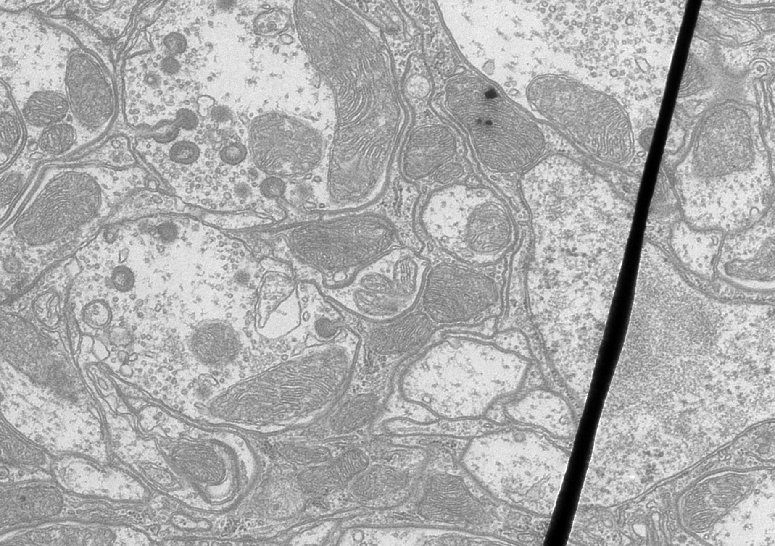
%> input picture assignment1_GrayTrans/2/data/TEM.png, 775 x 546 px; its folder holds 3 pictures in this run
$ octave myMainScript.m   (GNU Octave 9; MATLAB toolbox functions it lacks are replaced by stand-ins)
%> lines starting %> are read from the running program, lines starting %| are printed output that depends on the picture
### assignment1_GrayTrans/2/code/myLinearContrastStretching.m
function newim = myLinearContrastStretching(im)

digits(4);
newim = im;
for k = 1:size(newim,3)
	im1 = im2double(im(:,:,k));
	[m,n] = size(im1);
	maxP = max(im1(:));
	minP = min(im1(:));
	newim1 = zeros(m, n);
	newim1 = double(newim1);
	im1 = double(im1);
	p = 0.7;
	s1 = 0.1;
	s2 = 10;
	x1 = minP + ((1-p)/2)*(maxP - minP);
	x2 = x1 + p*(maxP - minP);
	y1 = s1*(x1 - minP);
	y2 = s2*(x2 - x1) + y1;
	for i = 1:size(newim1,1)
	    for j = 1:size(newim1,2)
	        pixel = im1(i, j);
	        if(pixel <= x1)
	            newim1(i, j) = (pixel - minP)*s1;
	        elseif(pixel <= x2)
	            newim1(i, j) = (pixel - x1)*s2 + y1;
	        else
	            newim1(i, j) = (pixel - x2)*s1 + y2;
	        end
	    end
	end
	newmax = max(newim1(:));
	newim1 = newim1*255/newmax;
	newim(:,:,k) = newim1;
end

### assignment1_GrayTrans/2/code/printImage.m
function printImage(im)
if(size(im,3)>1)
	size(im)
	imshow(im);
    colormap(jet(200));
else
	imshow(mat2gray(im));
    colormap(gray(200));
end
axis tight;
axis on;
colorbar;
waitforbuttonpress;
end

### assignment1_GrayTrans/2/code/myCDF.m
function mycdf = myCDF(im)

digits(4);
mycdf = zeros(size(im, 3), 256);
edges = 0:256;
for k = 1:size(im,3)

      mypdf = histcounts(im(:,:,k),edges);
      mycdf(k, :) = cumsum(mypdf);
      mycdf(k, :) = mycdf(k, :)*255/max(mycdf(k, :));
      mycdf(k, :) = round(mycdf(k, :));

end

end

### assignment1_GrayTrans/2/code/myHE.m
function newim = myHE(im)

disp('Started HE')

digits(4);
newim = im;
cdf = myCDF(im);
for k = 1:size(im,3)
    newim(:,:,k) = arrayfun(@(x) cdf(k, x + 1), im(:,:,k));
end

disp('Ended HE')

end

### assignment1_GrayTrans/2/code/myMainScript.m
%% MyMainScript

tic;
%% Your code here

tic;
clc;
clear;

a = dir('../data/');
for fname = 3:5
    im = imread(strcat('../data/', a(fname).name));
%> im is the input picture: size 546x775 uint8; min 0, max 255, mean 173
	printImage(im)
	printImage(myLinearContrastStretching(im));
%> the loop in myLinearContrastStretching, `for k = 1:size(newim,3)` made 1 pass
%> (maxP, minP, x1, x2, y1, y2, newmax) on pass 1: (1, 0, 0.15, 0.85, 0.015, 7.01, 7.03)
%> pass 1, in myLinearContrastStretching, `newim1 = newim1*255/newmax;`:
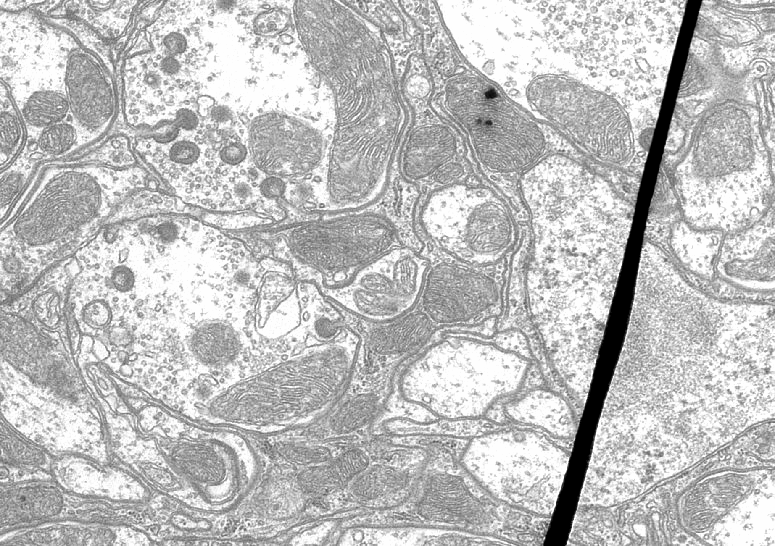
%> newim1: size 546x775 double; min 0, max 255, mean 191.6
end
%> pass 2 of the loop `for fname = 3:5`:
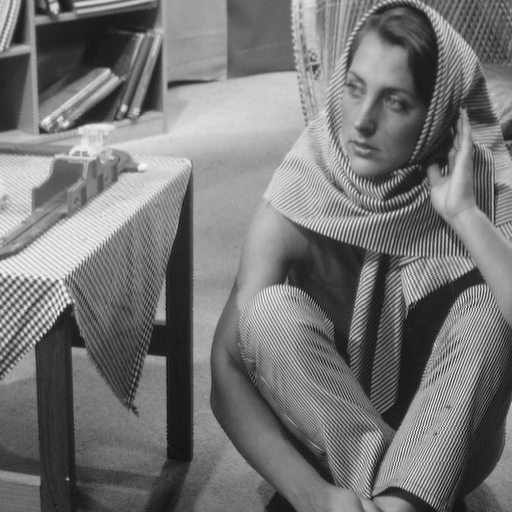
%> input picture assignment1_GrayTrans/2/data/barbara.png, 512 x 512 px
%> im is the input picture: size 512x512 uint8; min 12, max 246, mean 117.4
%> the loop in myLinearContrastStretching (call 2), `for k = 1:size(newim,3)` made 1 pass
%> (maxP, minP, x1, x2, y1, y2, newmax) on pass 1: (0.965, 0.0471, 0.185, 0.827, 0.0138, 6.44, 6.45)
%> pass 1, in myLinearContrastStretching (call 2), `newim1 = newim1*255/newmax;`:
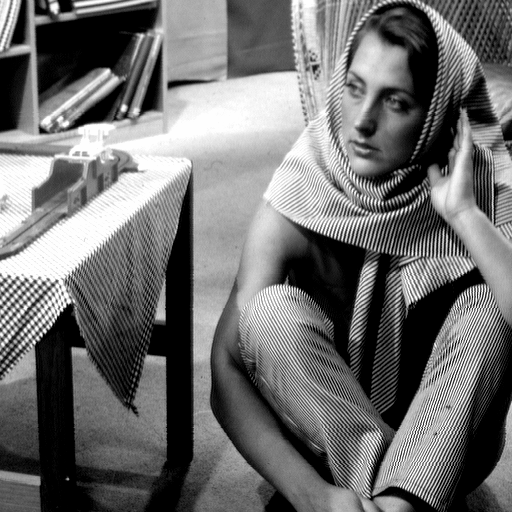
%> newim1: size 512x512 double; min 0, max 255, mean 111.4
%> pass 3 of the loop `for fname = 3:5`:
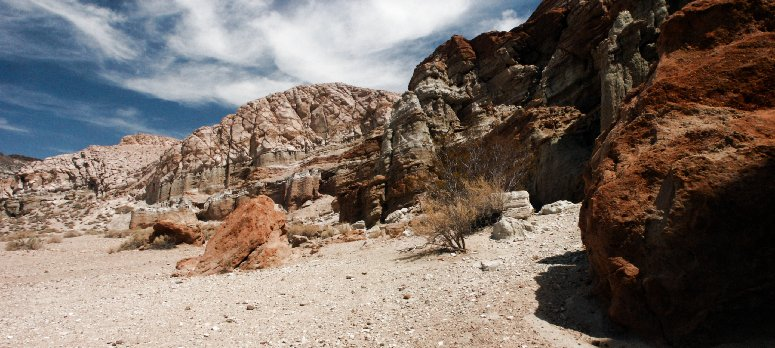
%> input picture assignment1_GrayTrans/2/data/canyon.png, 775 x 348 px
%> im is the input picture: size 348x775x3 uint8; mean R, G, B 121.8, 109.4, 101.3
%> the loop in myLinearContrastStretching (call 3), `for k = 1:size(newim,3)` made 3 passes
%> (maxP, x1, x2, y1, y2, newmax) on passes 1 to 3: (1, 0.15, 0.85, 0.015, 7.01, 7.03), (0.992, 0.149, 0.843, 0.0149, 6.96, 6.97), (0.988, 0.148, 0.84, 0.0148, 6.93, 6.95)
%> pass 1, in myLinearContrastStretching (call 3), `im1 = im2double(im(:,:,k));`:
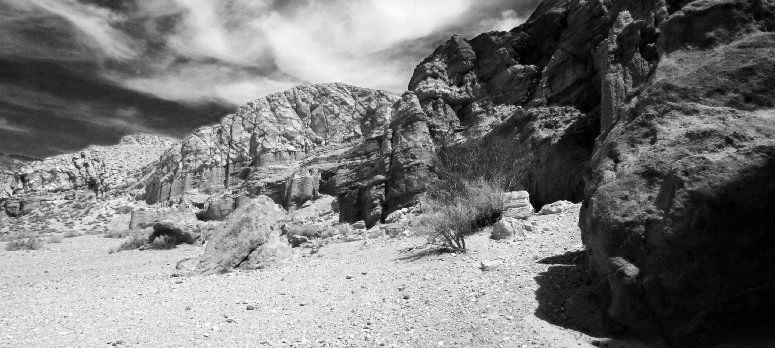
%> im1: size 348x775 double; min 0, max 1, mean 0.478
%> after the loop in myLinearContrastStretching (call 3), `for k = 1:size(newim,3)`:
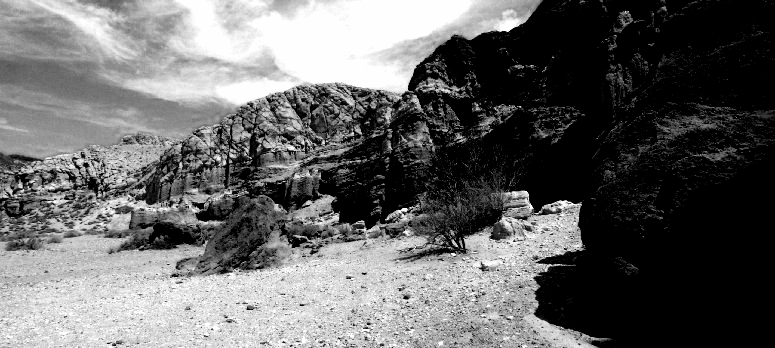
%> newim1: size 348x775 double; min 0, max 255, mean 102.6

for fname = 3:5
    im = imread(strcat('../data/', a(fname).name));
	printImage(im)
	printImage(myHE(im));
%> after the loop in myCDF, `for k = 1:size(im,3)`: mycdf = 256 values from 0 to 255
%> after the loop in myHE, `for k = 1:size(im,3)`:
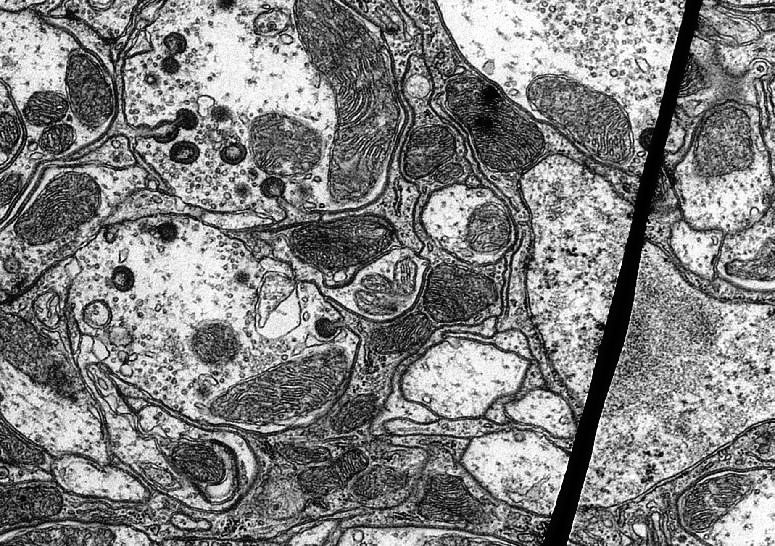
%> newim: size 546x775 uint8; min 0, max 255, mean 128.7
end
%> pass 2 of the loop `for fname = 3:5`:
%> the run ends on the next line
